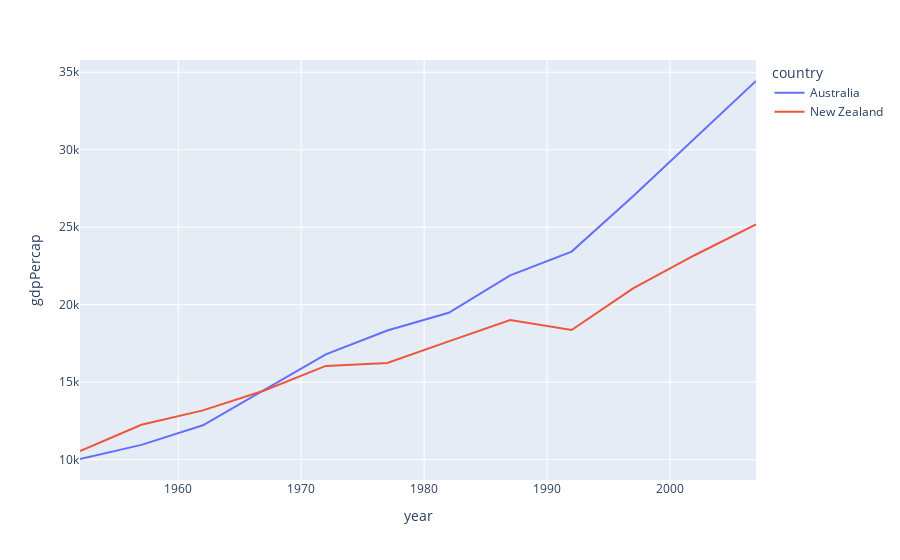

The notebook cell saved with this chart:
### Code cell
import plotly.graph_objects as go
import plotly.express as px
from plotly.offline import plot

# Пример простого графика
df = px.data.gapminder().query("continent == 'Oceania'")
fig = px.line(df, x='year', y='gdpPercap', color='country')
fig.show()

### Figure 1 — Plotly figure (JSON) as saved in the notebook; plotly's stock layout.template omitted (floating-point values rounded to 4 significant figures)
{"data": [{"hovertemplate": "country=Australia<br>year=%{x}<br>gdpPercap=%{y}<extra></extra>", "legendgroup": "Australia", "line": {"color": "#636efa", "dash": "solid"}, "marker": {"symbol": "circle"}, "mode": "lines", "name": "Australia", "orientation": "v", "showlegend": true, "type": "scatter", "x": [1952, 1957, 1962, 1967, 1972, 1977, 1982, 1987, 1992, 1997, 2002, 2007], "xaxis": "x", "y": [10040.0, 10950.0, 12220.0, 14530.0, 16790.0, 18330.0, 19480.0, 21890.0, 23420.0, 27000.0, 30690.0, 34440.0], "yaxis": "y"}, {"hovertemplate": "country=New Zealand<br>year=%{x}<br>gdpPercap=%{y}<extra></extra>", "legendgroup": "New Zealand", "line": {"color": "#EF553B", "dash": "solid"}, "marker": {"symbol": "circle"}, "mode": "lines", "name": "New Zealand", "orientation": "v", "showlegend": true, "type": "scatter", "x": [1952, 1957, 1962, 1967, 1972, 1977, 1982, 1987, 1992, 1997, 2002, 2007], "xaxis": "x", "y": [10560.0, 12250.0, 13180.0, 14460.0, 16050.0, 16230.0, 17630.0, 19010.0, 18360.0, 21050.0, 23190.0, 25190.0], "yaxis": "y"}], "layout": {"legend": {"title": {"text": "country"}, "tracegroupgap": 0}, "margin": {"t": 60}, "xaxis": {"anchor": "y", "domain": [0, 1], "title": {"text": "year"}}, "yaxis": {"anchor": "x", "domain": [0, 1], "title": {"text": "gdpPercap"}}}}
